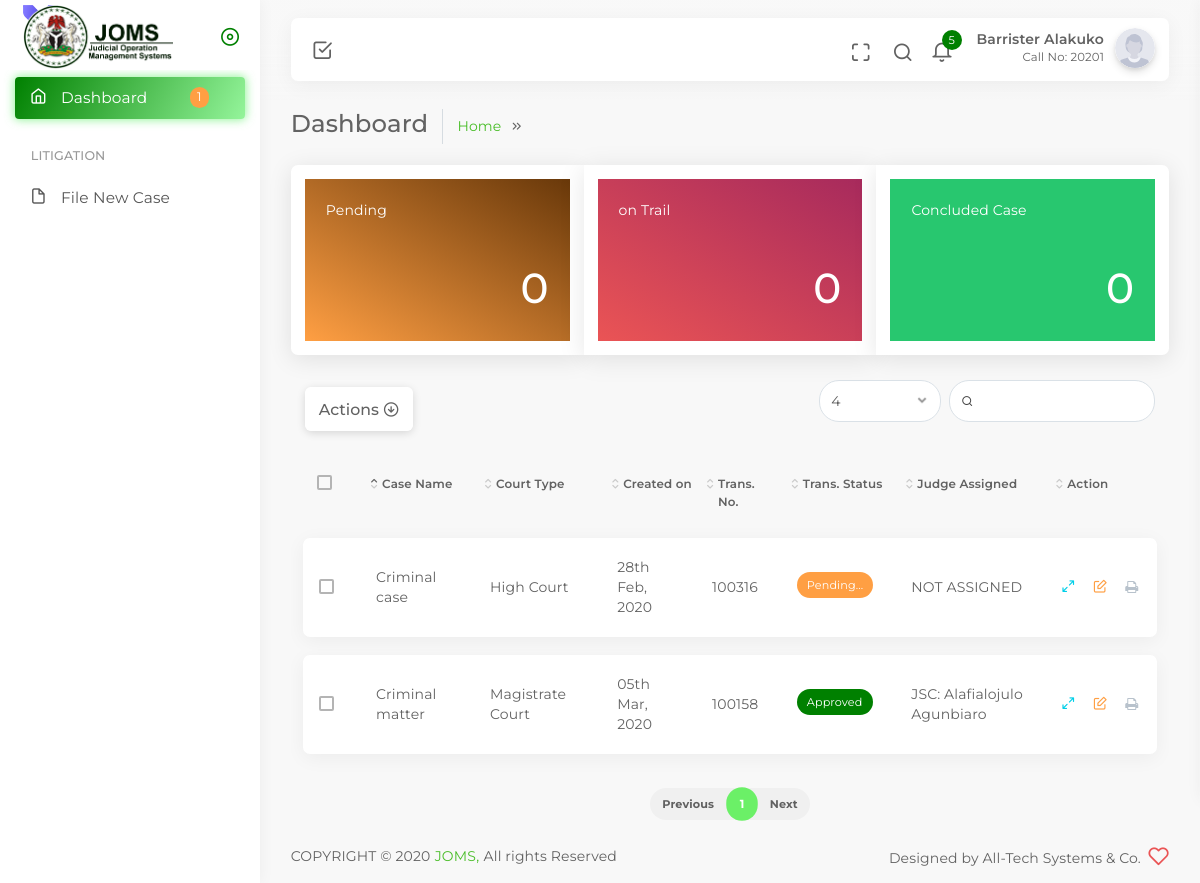
/public/lawyer/ (signed in), run on the app's committed database.
### tables this page shows
CREATE TABLE `clients` (
  `id` int(11) NOT NULL,
  `clientcat` int(11) NOT NULL,
  `firm_name` varchar(255) NOT NULL,
  `first_name` varchar(255) NOT NULL,
  `last_name` varchar(255) NOT NULL,
  `email` varchar(255) NOT NULL,
  `hashed_password` varchar(60) NOT NULL,
  `phone` varchar(100) NOT NULL,
  `call_no` varchar(255) NOT NULL,
  `cac_reg_no` varchar(255) NOT NULL,
  `tin_number` varchar(255) NOT NULL,
  `address` varchar(255) NOT NULL,
  `created_on` timestamp NOT NULL DEFAULT CURRENT_TIMESTAMP ON UPDATE CURRENT_TIMESTAMP,
  `deleted` int(11) NOT NULL
);

CREATE TABLE `court_case` (
  `id` int(11) NOT NULL,
  `court_id` int(11) NOT NULL,
  `client_id` int(11) NOT NULL,
  `status` int(11) DEFAULT NULL COMMENT 'For Judge assign and unassigned',
  `case_progress` int(11) DEFAULT NULL,
  `approval` int(11) DEFAULT '0' COMMENT 'For cashier approval',
  `court_type` varchar(255) NOT NULL,
  `court_division` varchar(255) NOT NULL,
  `court_matter` varchar(255) NOT NULL,
  `judge_incharge_id` int(11) NOT NULL,
  `court_case_name` varchar(255) NOT NULL,
  `description` varchar(255) NOT NULL,
  `date_adjourned` date NOT NULL,
  `comments` text NOT NULL,
  `document` varchar(255) NOT NULL,
  `created_on` timestamp NOT NULL DEFAULT CURRENT_TIMESTAMP ON UPDATE CURRENT_TIMESTAMP,
  `assigned_to_judge_on` timestamp NULL DEFAULT NULL,
  `end` datetime DEFAULT NULL,
  `assigned_by` int(11) DEFAULT NULL,
  `color` varchar(50) NOT NULL,
  `deleted` int(11) DEFAULT NULL
);

CREATE TABLE `transactions` (
  `id` int(11) NOT NULL,
  `case_id` int(11) DEFAULT NULL,
  `trans_no` varchar(50) DEFAULT NULL,
  `payment_purpose` varchar(50) DEFAULT NULL,
  `payment_mode` varchar(50) DEFAULT NULL,
  `subscriber_id` int(11) DEFAULT NULL,
  `receipt_no` varchar(50) DEFAULT NULL,
  `approval` int(11) NOT NULL,
  `doc_name` varchar(100) DEFAULT NULL,
  `doc_type` varchar(50) DEFAULT NULL,
  `approve_by` int(11) DEFAULT NULL,
  `approve_date` datetime DEFAULT NULL,
  `sealed` int(11) DEFAULT NULL,
  `created_by` int(11) DEFAULT NULL,
  `created_at` datetime NOT NULL DEFAULT CURRENT_TIMESTAMP,
  `deleted` varchar(2) DEFAULT NULL
);

### private/initialize.php (called while the page is built, shortened)
<?php
  require_once('functions.php');
  $session = new Session;
  if($session->client_id){
    $loggedInClient = Clients::find_by_id($session->client_id);
  }else {
    $loggedInAdmin = Admin::find_by_email($session->admin);
  }

### private/classes/Session.class.php (called while the page is built, shortened)
<?php
class Session {
  private $client = 'joms_';
  private function check_stored_login() {
    if(isset($_SESSION[$this->client . 'admin_id'])) {
      if (isset($_SESSION[$this->client . 'client_id'])) {
        $this->client_id = $_SESSION[$this->client . 'client_id'];
      }else{
        $this->admin = $_SESSION[$this->client . 'email'];
      }
    }
  }
}
?>

### private/classes/DatabaseObject.class.php (called while the page is built, shortened)
<?php
class DatabaseObject {
  static protected $database;
  static protected $table_name = "";
  static public function set_database($database) {
    self::$database = $database;
  }
  static public function find_by_sql($sql) {
    $result = self::$database->query($sql);
    $object_array = [];
    while($record = $result->fetch_assoc()) {
      $object_array[] = static::instantiate($record);
    }
    return $object_array;
  }
  static public function find_by_id($id) {
    $sql = "SELECT * FROM " . static::$table_name . " ";
    $sql .= "WHERE id='" . self::$database->escape_string($id) . "'";
    $obj_array = static::find_by_sql($sql);
    if(!empty($obj_array)) {
      return array_shift($obj_array);
    } else {
      return false;
    }
  }
  static protected function instantiate($record) {
    $object = new static;
    foreach($record as $property => $value) {
      if(property_exists($object, $property)) {
        $object->$property = $value;
      }
    }
    return $object;
  }
}
?>

### private/classes/Clients.class.php (called while the page is built, shortened)
<?php
class Clients extends DatabaseObject
{
  public $firm_name;
  public $first_name;
  public $last_name;
  public function __construct($args = [])
  {
    $this->firm_name = $args['firm_name'] ?? '';
    $this->first_name = $args['first_name'] ?? '';
    $this->last_name = $args['last_name'] ?? '';
  }
  public function full_name()
  {
    return $this->first_name . " " . $this->last_name . " " . $this->firm_name;
  }
}

### private/functions.php (called while the page is built, shortened)
<?php
function url_for($script_path) {
  if($script_path[0] != '/') {
    $script_path = "/" . $script_path;
  }
  return WWW_ROOT . $script_path;
}
?>

### private/classes/CourtCase.class.php (called while the page is built, shortened)
<?php
 class CourtCase extends DatabaseObject
 {
   static protected $table_name = "court_case";
   static public function find_by_client_id($client_id)
   {
     $sql = "SELECT * FROM " . static::$table_name . " ";
     $sql .= " WHERE client_id='" . self::$database->escape_string($client_id) . "'";
     $sql .= " AND (deleted IS NULL OR deleted = 0 OR deleted = '') ";
      $obj_array = static::find_by_sql($sql);
      return static::find_by_sql($sql);
   }
 }
 ?>

### private/classes/Transaction.class.php (called while the page is built, shortened)
<?php
class Transaction extends DatabaseObject
{
  static protected $table_name = "transactions";
  static public function find_by_case_id($id)
  {
    $sql = "SELECT * FROM " . static::$table_name . " ";
    $sql .= "WHERE case_id='" . self::$database->escape_string($id) . "'";
    $sql .= " AND (deleted IS NULL OR deleted = 0 OR deleted = '') ";
    $obj_array = static::find_by_sql($sql);
    if (!empty($obj_array)) {
      return array_shift($obj_array);
    } else {
      return false;
    }
  }
}

### private/classes/Admin.class.php (called while the page is built, shortened)
<?php
class Admin extends DatabaseObject
{
  public $first_name;
  public $last_name;
  public function __construct($args = [])
  {
    $this->first_name = $args['first_name'] ?? '';
    $this->last_name = $args['last_name'] ?? '';
  }
  public function full_name()
  {
    return $this->first_name . " " . $this->last_name;
  }
}

### public/lawyer/index.php (the view, shortened to what this page needs)
<?php
require_once('../../private/initialize.php');
?>
<?php $page_name = '';
$page_title = 'Dashboard'; ?>
<?php include(SHARED_PATH . '/lawyer_header.php'); ?>
<link rel="stylesheet" type="text/css" href="<?php echo url_for('css/dropzone.min-2.css') ?>">
<link rel="stylesheet" type="text/css" href="<?php echo url_for('css/data-list-view.min.css') ?>">
<section id="data-list-view" class="data-list-view-header">
  <div class="row">
    <div class="col-md-12">
      <div class="card-group m-b-30">
        <div class="card">
          <div class="card-body bg-gradient-warning m-1 ">
            <div class="mb-3">Pending </div>
            <div class="d-flex justify-content-between">
              <div>
                <h3 class=" text-bold text-white fa-3x" id="adjourned">0</h3>
              </div>
            </div>
          </div>
        </div>
        <div class="card">
          <div class="card-body card-body bg-gradient-danger m-1 ">
            <div class="mb-3">on Trail</div>
            <div class="d-flex justify-content-between">
              <div>
                <h3 class=" text-bold text-white fa-3x" id="sentenced">0</h3>
              </div>
            </div>
          </div>
        </div>
        <div class="card">
          <div class="card-body card-body bg-success m-1 ">
            <div class="mb-3 text-white">Concluded Case</div>
            <div class="d-flex justify-content-between">
              <div>
                <h3 class=" text-bold text-white fa-3x" id="discharged">0</h3>
              </div>
            </div>
          </div>
        </div>
      </div>
    </div>
  </div>
  <div class="action-btns d-none">
    <div class="btn-dropdown mr-1 mb-1">
      <div class="btn-group dropdown actions-dropodown">
        <button type="button" class="btn btn-white px-1 py-1 dropdown-toggle waves-effect waves-light" data-toggle="dropdown" aria-haspopup="true" aria-expanded="false">
          Actions
        </button>
      </div>
    </div>
  </div>
  <div class="table-responsive">
    <table class="table data-list-view">
      <thead>
        <tr>
          <th></th>
          <th>Case Name</th>
          <th>Court Type</th>
          <th>Created on</th>
          <th>Trans. No.</th>
          <th>Trans. Status</th>
          <th>Judge Assigned</th>
          <th>Action</th>
        </tr>
      </thead>
      <tbody>
        <?php foreach (CourtCase::find_by_client_id($loggedInClient->id) as $cCase) { ?>
          <tr>
            <td></td>
            <td><?php echo $cCase->court_case_name ?></td>
            <td><?php echo CourtCase::COURT_TYPE[$cCase->court_id] ?></td>
            <td><?php echo date('dS M, Y', strtotime($cCase->created_on)) ?></td>
            <td><?php echo Transaction::find_by_case_id($cCase->id)->trans_no ?? 'NOT SET' ?></td>
            <td>
              <?php if ($cCase->approval == 0) { ?>
                <div class="chip chip-warning">
                  <div class="chip-body">
                    <div class="chip-text">Pending...</div>
                  </div>
                </div>
              <?php } elseif ($cCase->approval == 1) { ?>
                <div class="chip chip-primary">
                  <div class="chip-body">
                    <div class="chip-text">Approved</div>
                  </div>
                </div>
              <?php } ?>
            </td>
            <td>
              <?php if ($cCase->judge_incharge_id) { ?>
                    <div class="chip-text">JSC: <?php echo Admin::find_by_id($cCase->judge_incharge_id)->full_name() ?></div>
              <?php } else { ?>
                NOT ASSIGNED
              <?php } ?>
            </td>
            <td class="product-action" style="width: 85px;">
              <a href="<?php echo url_for('/lawyer/case_details.php')?>" class="action-view text-info mr-1"><i class="feather-maximize-2"></i></a>
              <span class="action-edit text-warning mr-1"><i class="feather-edit"></i></span>
              <a href="<?php echo url_for('/lawyer/invoice.php?receipt='.$cCase->id)?>" class="action-print text-secondary"><i class="fa fa-print"></i></a>
            </td>
          </tr>
        <?php } ?>
      </tbody>
    </table>
  </div>
</section>
<?php include(SHARED_PATH . '/lawyer_footer.php'); ?>

### private/shared/lawyer_header.php (shortened to what this page needs)
<?php include(SHARED_PATH . '/lawyer_header_link.php'); ?>
<body class="vertical-layout vertical-menu-modern  2-columns  navbar-floating footer-static  " data-open="click" data-menu="vertical-menu-modern" data-col="2-columns" data-layout="semi-dark-layout">
  <nav class="header-navbar navbar-expand-lg navbar navbar-with-menu floating-nav navbar-light navbar-shadow">
    <div class="navbar-wrapper">
      <div class="navbar-container content">
        <div class="navbar-collapse" id="navbar-mobile">
          <div class="mr-auto float-left bookmark-wrapper d-flex align-items-center">
            <ul class="nav navbar-nav">
              <li class="nav-item d-none d-lg-block"><a class="nav-link bookmark-star"><i class="ficon feather-check-square"></i></a>
              </li>
            </ul>
          </div>
          <ul class="nav navbar-nav float-right">
            <li class="nav-item d-none d-lg-block"><a class="nav-link nav-link-expand"><i class="ficon feather-maximize"></i></a></li>
            <li class="nav-item nav-search"><a class="nav-link nav-link-search"><i class="ficon feather-search"></i></a>
              <div class="search-input">
                <input class="input" type="text" placeholder="Search in JOMS ..." tabindex="-1" data-search="template-list">
              </div>
            </li>
            <li class="dropdown dropdown-notification nav-item"><a class="nav-link nav-link-label" href="#" data-toggle="dropdown"><i class="ficon feather-bell"></i><span class="badge badge-pill badge-primary badge-up">5</span></a>
            </li>
            <li class="dropdown dropdown-user nav-item"><a class="dropdown-toggle nav-link dropdown-user-link" href="#" data-toggle="dropdown">
                <div class="user-nav d-sm-flex d-none"><span class="user-name text-bold-600"><?php echo $loggedInClient->full_name(); ?></span><span class="user-status">Call No: <?php echo $loggedInClient->call_no; ?></span></div><span><img class="round" src="<?php echo url_for('images/profile.svg') ?>" alt="avatar" height="40" width="40"></span>
              </a>
            </li>
          </ul>
        </div>
      </div>
    </div>
  </nav>
  <div class="main-menu menu-fixed menu-light menu-accordion menu-shadow" data-scroll-to-active="true">
    <div class="navbar-header">
      <ul class="nav navbar-nav flex-row">
        <li class="nav-item mr-auto"><a class="navbar-brand mt-0" href="#">
            <div class="brand-logo"><img class="" src="<?php echo url_for('/images/qoute_of_arm.png') ?>" width="150" /></div>
          </a></li>
        <li class="nav-item nav-toggle"><a class="nav-link modern-nav-toggle pr-0" data-toggle="collapse"><i class="feather-x d-block d-xl-none font-medium-4 primary toggle-icon"></i><i class="toggle-icon feather-disc font-medium-4 d-none d-xl-block collapse-toggle-icon primary" data-ticon="icon-disc"></i></a></li>
      </ul>
    </div>
    <div class="main-menu-content">
      <ul class="navigation navigation-main" id="main-menu-navigation" data-menu="menu-navigation">
        <li class="active nav-item"><a href="<?php echo url_for('/lawyer/index.php') ?>"><i class="feather-home"></i><span class="menu-title" data-i18n="Dashboard">Dashboard</span>
            <span class="badge badge badge-warning badge-pill float-right mr-2">1</span>
          </a>
        </li>
        <li class=" navigation-header"><span>Litigation</span>
        </li>
        <li class=" nav-item"><a href="<?php echo url_for('lawyer/new.php') ?>">
            <i class="feather-file"></i><span class="menu-title" data-i18n="Sweet Alert">File New Case</span></a>
        </li>
      </ul>
    </div>
  </div>
  <div class="app-content content">
    <div class="content-wrapper">
      <div class="content-header row">
        <div class="content-header-left col-md-9 col-12 mb-2">
          <div class="row breadcrumbs-top">
            <div class="col-12">
              <h2 class="content-header-title float-left mb-0"><?php echo $page_name . '' . $page_title; ?></h2>
              <div class="breadcrumb-wrapper col-12">
                <ol class="breadcrumb">
                  <li class="breadcrumb-item"><a href="<?php echo url_for('/lawyer/') ?>">Home</a>
                  </li>
                  <li class="breadcrumb-item">
                  </li>
                </ol>
              </div>
            </div>
          </div>
        </div>
      </div>
      <div class="content-body">

### data on the page
clients: $loggedInClient->full_name() "Barrister Alakuko", call_no "20201"
court_case: court_case_name "Criminal matter", court "Magistrate Court", created_on "05th Mar, 2020", id.trans_no "100158", approval "Approved", judge_incharge.last_name "Alafialojulo Agunbiaro"
court_case: court_case_name "Criminal case", court "High Court", created_on "28th Feb, 2020", id.trans_no "100316", approval "Pending...", judge_incharge_id "NOT ASSIGNED"

### other printed values
$page_title "Dashboard"
